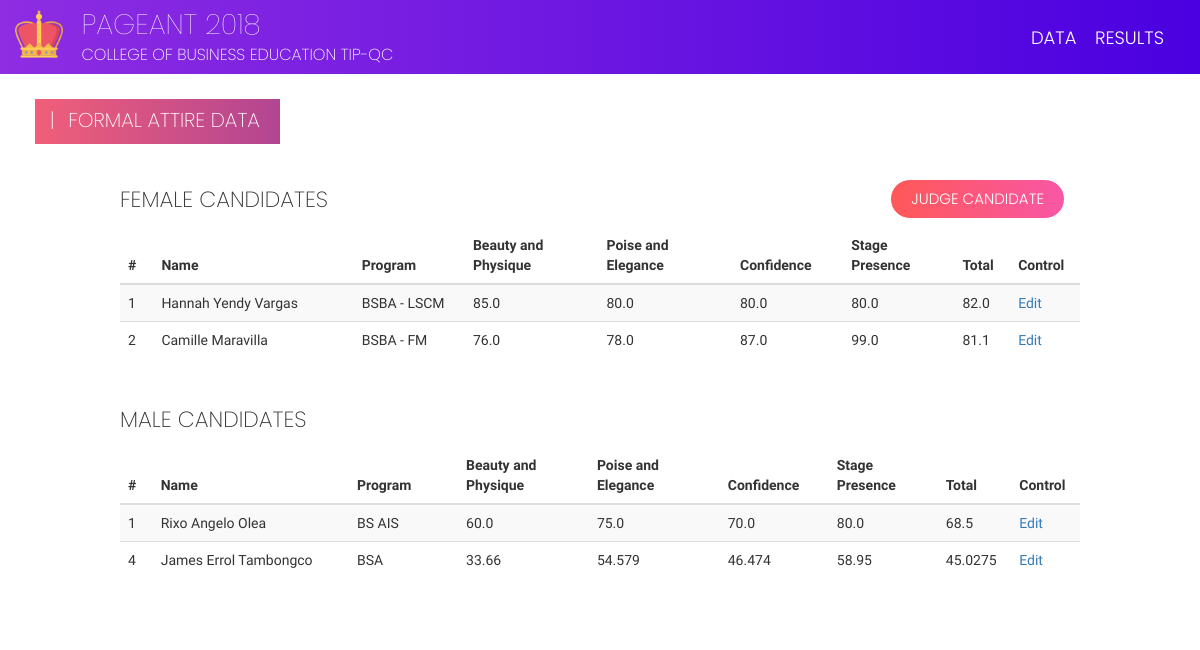
/candidates/formal_attire/list (signed in), run on an earlier commit of the app's database.
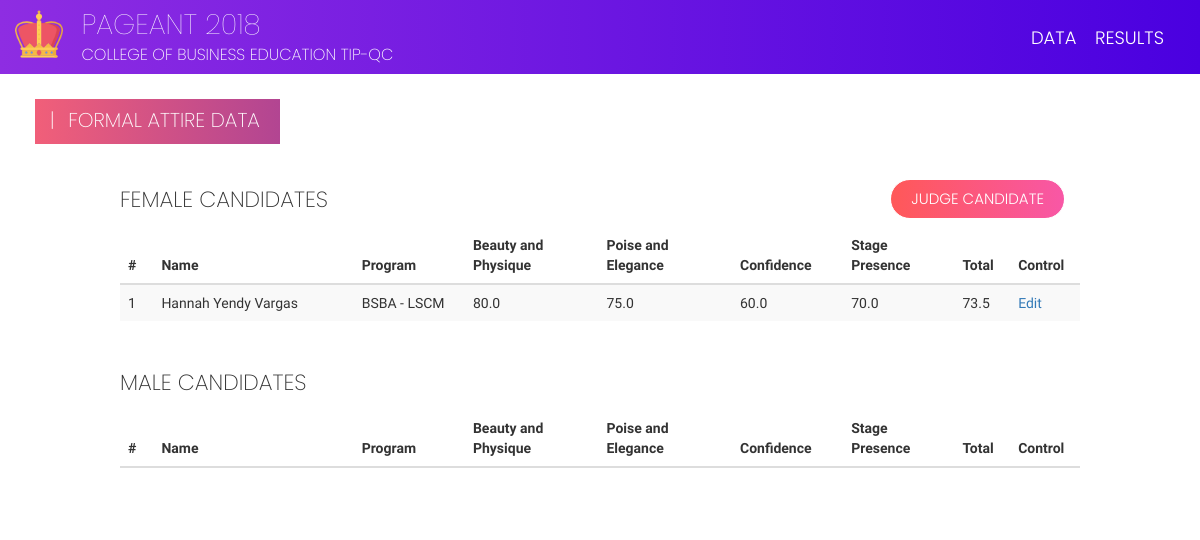
And on a later commit of the database.
### candidates/models.py (models this page shows, shortened)
class FormalAttire(models.Model):
    candidate = models.ForeignKey(Candidate, on_delete=models.CASCADE)
    judge = models.ForeignKey(User, on_delete=models.CASCADE)
    beauty_and_physique = models.FloatField(validators=[MaxValueValidator(100), MinValueValidator(0)])
    poise_and_elegance = models.FloatField(validators=[MaxValueValidator(100), MinValueValidator(0)])
    confidence = models.FloatField(validators=[MaxValueValidator(100), MinValueValidator(0)])
    stage_presence = models.FloatField(validators=[MaxValueValidator(100), MinValueValidator(0)])
    total = models.FloatField(null=True)

class Candidate(models.Model):
    idx = models.IntegerField(null=True)
    picture = models.ImageField(default="default.png")
    first_name = models.CharField(max_length=50)
    last_name = models.CharField(max_length=50)
    program = models.CharField(max_length=50)
    sex = models.CharField(max_length=8, choices=(('Male', 'Male'), ('Female', 'Female')))
    order = models.IntegerField(null=True)
    class Meta:
        ordering = ('idx', 'sex')

### candidates/views.py (the view)
# urls.py: path('formal_attire/list', views.formal_attire_list, name='formal_attire_list'),
@login_required(login_url='admin:login')
def formal_attire_list(request):
    data = FormalAttire.objects.filter(judge=request.user).order_by('-total')
    return render(request, 'candidates/formal_attire_list.html', {'data': data})

### candidates/templates/candidates/formal_attire_list.html
{% extends 'add.html' %}
{% load static %}
{% block form %}
<link href="{% static 'css/add.css' %}" rel="stylesheet"/>
<div class="page-label-box">
    <h2 class="page-label">|<span style="padding-right: 8px;">  </span>Formal Attire Data</h2>
</div>
<a id="btn-transact" class="btn btn-x btn-t-x" href="{% url 'candidates:formal_attire_add' %}">Judge Candidate</a>
<div class="row" id="table-content">
    <h3 class="table-label-x">Female Candidates</h3>
    <table class="table table-striped">
        <thead>
        <tr>
            <th scope="col" style="width: 3%;">#</th>
            <th scope="col" style="width: 18%;">Name</th>
            <th scope="col" style="width: 10%;">Program</th>
            <th scope="col" style="width: 12%;">Beauty and Physique</th>
            <th scope="col" style="width: 12%;">Poise and Elegance</th>
            <th scope="col" style="width: 10%;">Confidence</th>
            <th scope="col" style="width: 10%;">Stage Presence</th>
            <th scope="col" style="width: 5%;">Total</th>
            <th scope="col" style="width: 5%;">Control</th>
        </tr>
        </thead>
        <tbody>
        {% for each in data %}
        {% if each.candidate.sex == 'Female' %}
        <tr>
            <th scope="row">{{ each.candidate.idx }}</th>
            <td>{{ each.candidate.first_name }}<span> </span>{{ each.candidate.last_name }}</td>
            <td>{{ each.candidate.program }}</td>
            <td>{{ each.beauty_and_physique }}</td>
            <td>{{ each.poise_and_elegance }}</td>
            <td>{{ each.confidence }}</td>
            <td>{{ each.stage_presence }}</td>
            <td>{{ each.total }}</td>
            <td><a href="{% url 'candidates:formal_attire_detail' pk=each.pk %}">Edit</a></td>
        </tr>
        {% endif %}
        {% endfor %}
        </tbody>
    </table>
    <h3 class="table-label-x table-label-male">Male Candidates</h3>
    <table class="table table-striped">
        <thead>
        <tr>
            <th scope="col" style="width: 3%;">#</th>
            <th scope="col" style="width: 18%;">Name</th>
            <th scope="col" style="width: 10%;">Program</th>
            <th scope="col" style="width: 12%;">Beauty and Physique</th>
            <th scope="col" style="width: 12%;">Poise and Elegance</th>
            <th scope="col" style="width: 10%;">Confidence</th>
            <th scope="col" style="width: 10%;">Stage Presence</th>
            <th scope="col" style="width: 5%;">Total</th>
            <th scope="col" style="width: 5%;">Control</th>
        </tr>
        </thead>
        <tbody>
        {% for each in data %}
        {% if each.candidate.sex == 'Male' %}
        <tr>
            <th scope="row">{{ each.candidate.idx }}</th>
            <td>{{ each.candidate.first_name }}<span> </span>{{ each.candidate.last_name }}</td>
            <td>{{ each.candidate.program }}</td>
            <td>{{ each.beauty_and_physique }}</td>
            <td>{{ each.poise_and_elegance }}</td>
            <td>{{ each.confidence }}</td>
            <td>{{ each.stage_presence }}</td>
            <td>{{ each.total }}</td>
            <td><a href="{% url 'candidates:formal_attire_detail' pk=each.pk %}">Edit</a></td>
        </tr>
        {% endif %}
        {% endfor %}
        </tbody>
    </table>
</div>
{% endblock %}

### templates/add.html (shortened to what this page needs)
{% extends 'base.html' %}
{% load static %}
{% block content %}
    {% block form %}
    {% endblock %}
{% endblock %}

### templates/base.html (shortened to what this page needs)
<!DOCTYPE html>
{% load static %}
<html lang="en">
<head>
    <link href="{% static 'css/bootstrap.min.css' %}" rel="stylesheet">
    <link href="{% static 'css/base.css' %}" rel="stylesheet">
</head>
<body>
<div class="container-fluid">
    <div class="row" id="navbar-x">
        <div>
            <img src="{% static 'crown.png' %}"
                    style="height: 48px; padding-left: 15px; margin-top: -45px;"/>
        </div>
        <a class="remove-hover-underline" href="{% url 'candidates:index' %}">
        <div id="navbar-x-title">
            <h2 class="navbar-x-text navbar-x-event-title">Pageant 2018</h2>
            <h3 class="navbar-x-text navbar-x-event-host">College of Business Education TIP-QC</h3>
        </div></a>
        <div class="nav-links">
            <a class="remove-hover-underline" href="{% url 'candidates:index' %}"><h2>Data</h2></a>
            <a class="remove-hover-underline" href="results"><h2>Results</h2></a>
        </div>
    </div>
</div>
<div class="container-fluid">
    {% block content %}
    {% endblock content %}
</div>
</body>
</html>

### staticfiles/css/base.css (style rules this page uses)
#navbar-x { background: #8E2DE2; background: -webkit-linear-gradient(to left, #4A00E0, #8E2DE2); background: linear-gradient(to left, #4A00E0, #8E2DE2); height: 74px; }
#navbar-x div { display: inline-block; }
.navbar-x-text { text-transform: uppercase; font-size: 16px; color: white; }
.navbar-x-event-title { font-size: 28px; margin-bottom: -15px; font-weight: 100; }
.navbar-x-event-host { font-weight: 200; }
#navbar-x-title { margin-top: -10px; margin-left: 15px; font-family: "Poppins", -apple-system, BlinkMacSystemFont, "Segoe UI", Roboto, "Helvetica Neue", Arial, sans-serif; font-weight: 200; }
p, td, a, .btn-x { font-family: "Raleway", -apple-system, BlinkMacSystemFont, "Segoe UI", Roboto, "Helvetica Neue", Arial, sans-serif; font-weight: 300; }
.btn-x { text-transform: uppercase; border-radius: 0; }
table tbody tr th, table tbody tr td { font-size: 14px; font-weight: 400; }
h1, h2, h3, h4, h5, h6 { font-weight: 200; font-family: "Poppins", -apple-system, BlinkMacSystemFont, "Segoe UI", Roboto, "Helvetica Neue", Arial, sans-serif; }
.table-label-male { margin-top: 50px; }
.nav-links { float: right; display: inline; margin-top: 1vh; margin-right: 3vw; padding-top: -1px; }
.nav-links h2 { text-transform: uppercase; display: inline-block; color: white; font-weight: 300; font-size: 18px; margin-left: 15px; }
.page-label { text-transform: uppercase; padding-left: 15px; margin-top: 10px; padding-right: 20px; font-size: 20px; font-weight: 200; color: white; }
.table-label-x { margin-bottom: 15px; text-transform: uppercase; font-size: 22px; }
.page-label-box { background: #B24592; background: -webkit-linear-gradient(to right, #F15F79, #B24592); background: linear-gradient(to right, #F15F79, #B24592); display: inline-block; margin-left: 20px; height: 45px; margin-top: 25px; }
body { font-family: "Raleway", -apple-system, BlinkMacSystemFont, "Segoe UI", Roboto, "Helvetica Neue", Arial, sans-serif; font-weight: 400; }
.btn-x { margin-top: 15px; margin-left: -15px; font-family: "Poppins", -apple-system, BlinkMacSystemFont, "Segoe UI", Roboto, "Helvetica Neue", Arial, sans-serif; font-weight: 300; font-size: 15px; padding-top: 8px; }
#btn-transact { background: #f857a6; background: -webkit-linear-gradient(to right, #ff5858, #f857a6); background: linear-gradient(to right, #ff5858, #f857a6); border-radius: 20px; border-color: white; color: white; height: 40px; padding-left: 20px; padding-right: 20px; }
.btn-t-x { float: right; margin-right: 10vw; margin-top: 105px; }

### staticfiles/css/add.css (style rules this page uses)
#table-content { width: 80vw; margin: 2vw auto; }

What changed in the data, as far as the page shows it:
removed FormalAttire: candidate.idx "1", candidate.first_name "Hannah Yendy", candidate.last_name "Vargas", candidate.program "BSBA - LSCM", beauty_and_physique "85.0", poise_and_elegance "80.0", confidence "80.0", stage_presence "80.0", total "82.0", shown under "FEMALE CANDIDATES"
removed FormalAttire: candidate.idx "2", candidate.first_name "Camille", candidate.last_name "Maravilla", candidate.program "BSBA - FM", beauty_and_physique "76.0", poise_and_elegance "78.0", confidence "87.0", stage_presence "99.0", total "81.1", shown under "FEMALE CANDIDATES"
removed FormalAttire: candidate.idx "1", candidate.first_name "Rixo Angelo", candidate.last_name "Olea", candidate.program "BS AIS", beauty_and_physique "60.0", poise_and_elegance "75.0", confidence "70.0", stage_presence "80.0", total "68.5", shown under "MALE CANDIDATES"
removed FormalAttire: candidate.idx "4", candidate.first_name "James Errol", candidate.last_name "Tambongco", candidate.program "BSA", beauty_and_physique "33.66", poise_and_elegance "54.579", confidence "46.474", stage_presence "58.95", total "45.0275", shown under "MALE CANDIDATES"
added FormalAttire: candidate.idx "1", candidate.first_name "Hannah Yendy", candidate.last_name "Vargas", candidate.program "BSBA - LSCM", beauty_and_physique "80.0", poise_and_elegance "75.0", confidence "60.0", stage_presence "70.0", total "73.5", shown under "FEMALE CANDIDATES"
